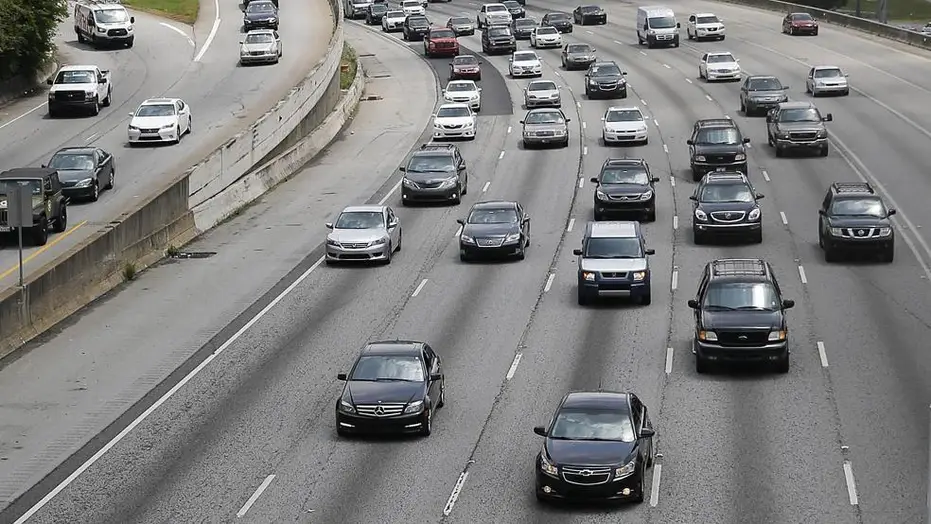
#> input picture src/data/cars.webp, 931 x 524 px
$ python run.py
#> lines starting #> are read from the running program, lines starting #| are printed output that depends on the picture
### src/data/load_data.py
# Import libraries
from PIL import Image
import numpy as np

class load_data:
    def __init__(self):
        pass

    def get_image(self, filename):
        # Reading image
#> called with filename = 'data/cars.webp'
        image = Image.open(filename)
#> image is the input picture: PIL image 931x524 RGB; mean R, G, B 127, 127, 126.4
        image = image.resize((450, 250))
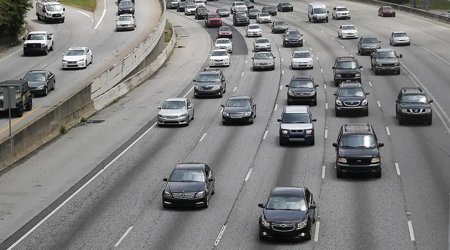
#> image: PIL image 450x250 RGB; mean R, G, B 127, 127, 126.4
        image_arr = np.array(image)
        return image, image_arr

### src/processing_data/pre_processing.py
# Import libraries
from PIL import Image
import cv2
import numpy as np
from data.load_data import load_data


class pre_processing:
    def __init__(self):
        pass

    def processing(self, filename):
#> called with filename = 'data/cars.webp'
        obj = load_data()
        image, image_arr = obj.get_image(filename)

        # converting image into grayscale
        grey = cv2.cvtColor(image_arr, cv2.COLOR_BGR2GRAY)
        Image.fromarray(grey)

        # applying GaussianBlur to remove the noise from the image
        blur = cv2.GaussianBlur(grey, (5, 5), 0)
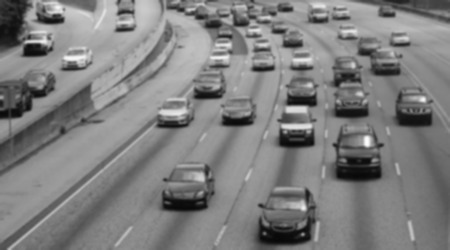
#> blur: shape (250, 450); min 8, max 251, mean 126.8
        Image.fromarray(blur)

        # dilate image to fill the missing parts of the images
        dilated = cv2.dilate(blur, np.ones((3, 3)))
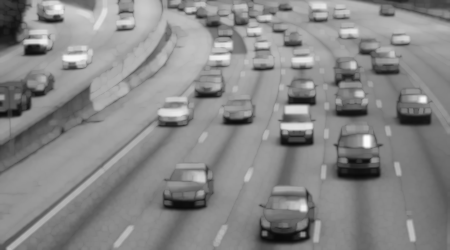
#> dilated: shape (250, 450); min 9, max 251, mean 135.7
        Image.fromarray(dilated)

        # Appling closing here
        kernel = cv2.getStructuringElement(cv2.MORPH_ELLIPSE, (2, 2))
        closing = cv2.morphologyEx(dilated, cv2.MORPH_CLOSE, kernel)
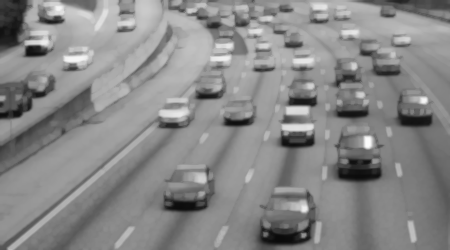
#> closing: shape (250, 450); min 10, max 251, mean 135.9
        Image.fromarray(closing)

        return closing

### src/model/classifier.py
# Import libraries
from data.load_data import load_data
from processing_data.pre_processing import pre_processing
import cv2
from PIL import Image

class classifier:
    def __init__(self):
        pass

    def detect_model(self, filename, cascades):
        load_obj = load_data()
        processing_obj = pre_processing()

        image, image_arr = load_obj.get_image(filename)  # reading the Image here
        closing = processing_obj.processing(filename)  # Pre-Processing the Image here
        car_cascade = cv2.CascadeClassifier(cascades)  # Training of the images from the pretrained xml file
        cars = car_cascade.detectMultiScale(closing, 1.1, 1)  # To detect multiple objects
#> cars = 22 rows, first 6: [376, 1, 23, 23], [267, 19, 22, 22], [245, 23, 21, 21], [251, 35, 26, 26], [63, 40, 22, 22], [307, 4, 27, 27]
        cnt = 0
        for (x, y, w, h) in cars:
            cv2.rectangle(image_arr, (x, y), (x + w, y + h), (255, 0, 0),
                          2)  # cv2.rectangle(image, start_point, end_point, color, thickness)
            cnt += 1
#> this loop made 22 passes
#> (x, y, w, h) on passes 1 to 12: (376, 1, 23, 23), (267, 19, 22, 22), (245, 23, 21, 21), (251, 35, 26, 26), (63, 40, 22, 22), (307, 4, 27, 27), (196, 10, 28, 28), (35, 2, 30, 30), (276, 20, 38, 38), (14, 26, 43, 43), (222, 30, 34, 34), (52, 44, 39, 39)
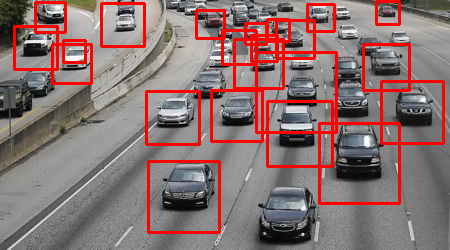
#> image_arr: shape (250, 450, 3); mean R, G, B 138, 113.7, 113.1
#> after the loop, cnt = 22
        image = Image.fromarray(image_arr)
        image.save("Detect_Count_Image.jpg")
        return cnt

### src/run.py
from model.classifier import classifier
from utils.constants import filename, cascades

# Press the green button in the gutter to run the script.
if __name__ == '__main__':
    obj = classifier()
    count = obj.detect_model(filename, cascades) #Detect model is the function which will detect the total number of vehicles in the image
#> count = 22
    print("No. of Cars Found in the Image :", count)
#| No. of Cars Found in the Image : 22
